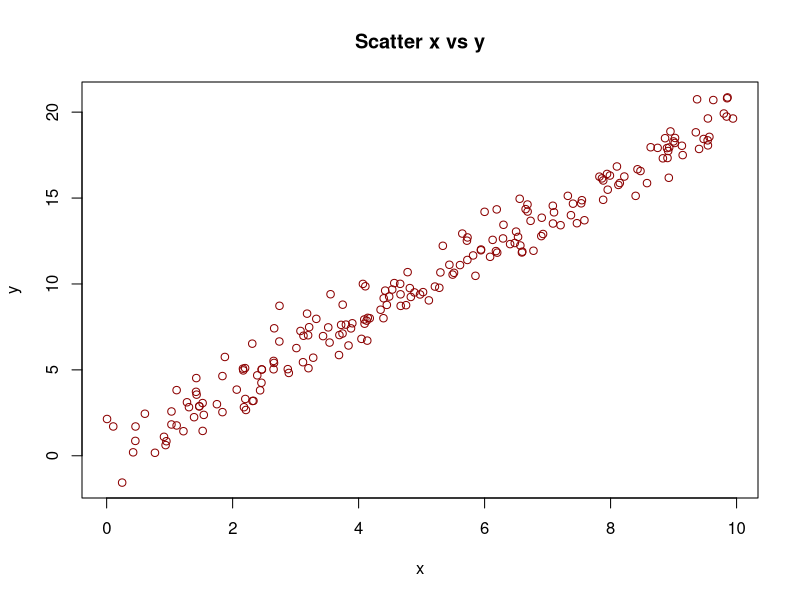

This figure's R source:
# Script 03: visualización y outputs
dir.create("results/figures", recursive = TRUE, showWarnings = FALSE)
dir.create("results/tables", recursive = TRUE, showWarnings = FALSE)

df <- read.csv("data/raw/datos_sinteticos.csv")

# Tabla: primeras 20 filas
write.csv(head(df, 20), "results/tables/primeras_20_filas.csv", row.names = FALSE)

# Figura: scatter simple (base R)
png("results/figures/scatter_xy.png", width = 800, height = 600)
plot(df$x, df$y, main = "Scatter x vs y", xlab = "x", ylab = "y", col = "darkred")
dev.off()

message("OK: outputs generados en results/")
